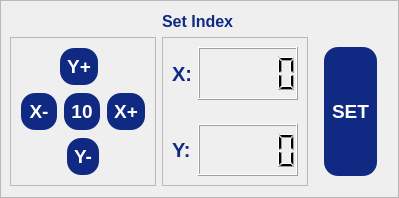
                     <widget class="QFrame" name="loffsetFrame">
                      <property name="frameShape">
                       <enum>QFrame::Shape::StyledPanel</enum>
                      </property>
                      <property name="frameShadow">
                       <enum>QFrame::Shadow::Raised</enum>
                      </property>
                      <layout class="QVBoxLayout" name="verticalLayout_42" stretch="0,0">
                       <property name="leftMargin">
                        <number>9</number>
                       </property>
                       <item alignment="Qt::AlignmentFlag::AlignHCenter">
                        <widget class="QLabel" name="label_16">
                         <property name="font">
                          <font>
                           <pointsize>12</pointsize>
                           <bold>true</bold>
                          </font>
                         </property>
                         <property name="styleSheet">
                          <string notr="true">QLabel {
    color: rgb(16, 42, 131);
}</string>
                         </property>
                         <property name="text">
                          <string>Set Index</string>
                         </property>
                        </widget>
                       </item>
                       <item>
                        <widget class="QWidget" name="widget_8" native="true">
                         <layout class="QHBoxLayout" name="horizontalLayout_37" stretch="2,2,1">
                          <property name="leftMargin">
                           <number>0</number>
                          </property>
                          <property name="topMargin">
                           <number>0</number>
                          </property>
                          <property name="rightMargin">
                           <number>0</number>
                          </property>
                          <property name="bottomMargin">
                           <number>0</number>
                          </property>
                          <item>
                           <widget class="QFrame" name="xyoffsetFrame">
                            <property name="styleSheet">
                             <string notr="true"/>
                            </property>
                            <property name="frameShape">
                             <enum>QFrame::Shape::StyledPanel</enum>
                            </property>
                            <property name="frameShadow">
                             <enum>QFrame::Shadow::Raised</enum>
                            </property>
                            <layout class="QVBoxLayout" name="verticalLayout_7">
                             <item>
                              <widget class="QWidget" name="widget_20" native="true">
                               <property name="sizePolicy">
                                <sizepolicy hsizetype="Preferred" vsizetype="Preferred">
                                 <horstretch>0</horstretch>
                                 <verstretch>0</verstretch>
                                </sizepolicy>
                               </property>
                               <layout class="QHBoxLayout" name="horizontalLayout_35">
                                <property name="spacing">
                                 <number>0</number>
                                </property>
                                <property name="leftMargin">
                                 <number>0</number>
                                </property>
                                <property name="topMargin">
                                 <number>0</number>
                                </property>
                                <property name="rightMargin">
                                 <number>0</number>
                                </property>
                                <property name="bottomMargin">
                                 <number>0</number>
                                </property>
                                <item>
                                 <spacer name="horizontalSpacer_6">
                                  <property name="orientation">
                                   <enum>Qt::Orientation::Horizontal</enum>
                                  </property>
                                  <property name="sizeHint" stdset="0">
                                   <size>
                                    <width>40</width>
                                    <height>20</height>
                                   </size>
                                  </property>
                                 </spacer>
                                </item>
                                <item>
                                 <widget class="QPushButton" name="offyplusPushButton">
                                  <property name="sizePolicy">
                                   <sizepolicy hsizetype="Expanding" vsizetype="Expanding">
                                    <horstretch>0</horstretch>
                                    <verstretch>0</verstretch>
                                   </sizepolicy>
                                  </property>
                                  <property name="minimumSize">
                                   <size>
                                    <width>0</width>
                                    <height>0</height>
                                   </size>
                                  </property>
                                  <property name="maximumSize">
                                   <size>
                                    <width>500</width>
                                    <height>150</height>
                                   </size>
                                  </property>
                                  <property name="font">
                                   <font>
                                    <pointsize>14</pointsize>
                                    <bold>true</bold>
                                   </font>
                                  </property>
                                  <property name="styleSheet">
                                   <string notr="true">QPushButton {
	color: rgb(255, 255, 255);	
	background-color: rgb(16, 42, 131);
	border-color: transparent;
	border-style: outset;
	border-radius: 15px;
	border-width: 2px;
	padding: 6px;
}

QPushButton:hover {
	color: rgb(16, 42, 131);
	background-color: rgb(167, 198, 229);
	border-color: rgb(16, 42, 131);
}

QPushButton:disabled {
	background-color: rgb(172, 172, 172);
}</string>
                                  </property>
                                  <property name="text">
                                   <string>Y+</string>
                                  </property>
                                 </widget>
                                </item>
                                <item>
                                 <spacer name="horizontalSpacer_7">
                                  <property name="orientation">
                                   <enum>Qt::Orientation::Horizontal</enum>
                                  </property>
                                  <property name="sizeHint" stdset="0">
                                   <size>
                                    <width>47</width>
                                    <height>20</height>
                                   </size>
                                  </property>
                                 </spacer>
                                </item>
                               </layout>
                              </widget>
                             </item>
                             <item>
                              <widget class="QWidget" name="widget_21" native="true">
                               <layout class="QHBoxLayout" name="horizontalLayout_40">
                                <property name="spacing">
                                 <number>5</number>
                                </property>
                                <property name="leftMargin">
                                 <number>0</number>
                                </property>
                                <property name="topMargin">
                                 <number>0</number>
                                </property>
                                <property name="rightMargin">
                                 <number>0</number>
                                </property>
                                <property name="bottomMargin">
                                 <number>0</number>
                                </property>
                                <item>
                                 <widget class="QPushButton" name="offxminusPushButton">
                                  <property name="sizePolicy">
                                   <sizepolicy hsizetype="Expanding" vsizetype="Expanding">
                                    <horstretch>0</horstretch>
                                    <verstretch>0</verstretch>
                                   </sizepolicy>
                                  </property>
                                  <property name="minimumSize">
                                   <size>
                                    <width>0</width>
                                    <height>0</height>
                                   </size>
                                  </property>
                                  <property name="maximumSize">
                                   <size>
                                    <width>500</width>
                                    <height>150</height>
                                   </size>
                                  </property>
                                  <property name="font">
                                   <font>
                                    <pointsize>14</pointsize>
                                    <bold>true</bold>
                                   </font>
                                  </property>
                                  <property name="styleSheet">
                                   <string notr="true">QPushButton {
	color: rgb(255, 255, 255);	
	background-color: rgb(16, 42, 131);
	border-color: transparent;
	border-style: outset;
	border-radius: 15px;
	border-width: 2px;
	padding: 6px;
}

QPushButton:hover {
	color: rgb(16, 42, 131);
	background-color: rgb(167, 198, 229);
	border-color: rgb(16, 42, 131);
}

QPushButton:disabled {
	background-color: rgb(172, 172, 172);
}</string>
                                  </property>
                                  <property name="text">
                                   <string>X-</string>
                                  </property>
                                 </widget>
                                </item>
                                <item>
                                 <widget class="QPushButton" name="travelPushButton">
                                  <property name="sizePolicy">
                                   <sizepolicy hsizetype="Expanding" vsizetype="Expanding">
                                    <horstretch>0</horstretch>
                                    <verstretch>0</verstretch>
                                   </sizepolicy>
                                  </property>
                                  <property name="maximumSize">
                                   <size>
                                    <width>500</width>
                                    <height>150</height>
                                   </size>
                                  </property>
                                  <property name="font">
                                   <font>
                                    <pointsize>14</pointsize>
                                    <bold>true</bold>
                                   </font>
                                  </property>
                                  <property name="styleSheet">
                                   <string notr="true">QPushButton {
	color: rgb(255, 255, 255);	
	background-color: rgb(16, 42, 131);
	border-color: transparent;
	border-style: outset;
	border-radius: 15px;
	border-width: 2px;
	padding: 6px;
}

QPushButton:hover {
	color: rgb(16, 42, 131);
	background-color: rgb(167, 198, 229);
	border-color: rgb(16, 42, 131);
}

QPushButton:disabled {
	background-color: rgb(172, 172, 172);
}</string>
                                  </property>
                                  <property name="text">
                                   <string>10</string>
                                  </property>
                                 </widget>
                                </item>
                                <item>
                                 <widget class="QPushButton" name="offxplusPushButton">
                                  <property name="sizePolicy">
                                   <sizepolicy hsizetype="Expanding" vsizetype="Expanding">
                                    <horstretch>0</horstretch>
                                    <verstretch>0</verstretch>
                                   </sizepolicy>
                                  </property>
                                  <property name="minimumSize">
                                   <size>
                                    <width>0</width>
                                    <height>0</height>
                                   </size>
                                  </property>
                                  <property name="maximumSize">
                                   <size>
                                    <width>500</width>
                                    <height>150</height>
                                   </size>
                                  </property>
                                  <property name="font">
                                   <font>
                                    <pointsize>14</pointsize>
                                    <bold>true</bold>
                                   </font>
                                  </property>
                                  <property name="styleSheet">
                                   <string notr="true">QPushButton {
	color: rgb(255, 255, 255);	
	background-color: rgb(16, 42, 131);
	border-color: transparent;
	border-style: outset;
	border-radius: 15px;
	border-width: 2px;
	padding: 6px;
}

QPushButton:hover {
	color: rgb(16, 42, 131);
	background-color: rgb(167, 198, 229);
	border-color: rgb(16, 42, 131);
}

QPushButton:disabled {
	background-color: rgb(172, 172, 172);
}</string>
                                  </property>
                                  <property name="text">
                                   <string>X+</string>
                                  </property>
                                 </widget>
                                </item>
                               </layout>
                              </widget>
                             </item>
                             <item>
                              <widget class="QWidget" name="widget_22" native="true">
                               <property name="minimumSize">
                                <size>
                                 <width>0</width>
                                 <height>0</height>
                                </size>
                               </property>
                               <layout class="QHBoxLayout" name="horizontalLayout_39">
                                <property name="spacing">
                                 <number>0</number>
                                </property>
                                <property name="leftMargin">
                                 <number>0</number>
                                </property>
                                <property name="topMargin">
                                 <number>0</number>
                                </property>
                                <property name="rightMargin">
                                 <number>0</number>
                                </property>
                                <property name="bottomMargin">
                                 <number>0</number>
                                </property>
                                <item>
                                 <spacer name="horizontalSpacer_8">
                                  <property name="orientation">
                                   <enum>Qt::Orientation::Horizontal</enum>
                                  </property>
                                  <property name="sizeHint" stdset="0">
                                   <size>
                                    <width>47</width>
                                    <height>20</height>
                                   </size>
                                  </property>
                                 </spacer>
                                </item>
                                <item>
                                 <widget class="QPushButton" name="offyminusPushButton">
                                  <property name="sizePolicy">
                                   <sizepolicy hsizetype="Expanding" vsizetype="Expanding">
                                    <horstretch>0</horstretch>
                                    <verstretch>0</verstretch>
                                   </sizepolicy>
                                  </property>
                                  <property name="minimumSize">
                                   <size>
                                    <width>0</width>
                                    <height>0</height>
                                   </size>
                                  </property>
                                  <property name="maximumSize">
                                   <size>
                                    <width>500</width>
                                    <height>150</height>
                                   </size>
                                  </property>
                                  <property name="font">
                                   <font>
                                    <pointsize>14</pointsize>
                                    <bold>true</bold>
                                   </font>
                                  </property>
                                  <property name="styleSheet">
                                   <string notr="true">QPushButton {
	color: rgb(255, 255, 255);	
	background-color: rgb(16, 42, 131);
	border-color: transparent;
	border-style: outset;
	border-radius: 15px;
	border-width: 2px;
	padding: 6px;
}

QPushButton:hover {
	color: rgb(16, 42, 131);
	background-color: rgb(167, 198, 229);
	border-color: rgb(16, 42, 131);
}

QPushButton:disabled {
	background-color: rgb(172, 172, 172);
}</string>
                                  </property>
                                  <property name="text">
                                   <string>Y-</string>
                                  </property>
                                 </widget>
                                </item>
                                <item>
                                 <spacer name="horizontalSpacer_9">
                                  <property name="orientation">
                                   <enum>Qt::Orientation::Horizontal</enum>
                                  </property>
                                  <property name="sizeHint" stdset="0">
                                   <size>
                                    <width>47</width>
                                    <height>20</height>
                                   </size>
                                  </property>
                                 </spacer>
                                </item>
                               </layout>
                              </widget>
                             </item>
                            </layout>
                           </widget>
                          </item>
                          <item>
                           <widget class="QFrame" name="xyposFrame">
                            <property name="styleSheet">
                             <string notr="true"/>
                            </property>
                            <property name="frameShape">
                             <enum>QFrame::Shape::StyledPanel</enum>
                            </property>
                            <property name="frameShadow">
                             <enum>QFrame::Shadow::Raised</enum>
                            </property>
                            <layout class="QVBoxLayout" name="verticalLayout_48">
                             <property name="leftMargin">
                              <number>0</number>
                             </property>
                             <property name="topMargin">
                              <number>0</number>
                             </property>
                             <property name="rightMargin">
                              <number>0</number>
                             </property>
                             <property name="bottomMargin">
                              <number>0</number>
                             </property>
                             <item>
                              <widget class="QWidget" name="widget_23" native="true">
                               <layout class="QHBoxLayout" name="horizontalLayout_55" stretch="1,3">
                                <property name="spacing">
                                 <number>6</number>
                                </property>
                                <property name="leftMargin">
                                 <number>9</number>
                                </property>
                                <property name="rightMargin">
                                 <number>9</number>
                                </property>
                                <item>
                                 <widget class="QLabel" name="label_18">
                                  <property name="maximumSize">
                                   <size>
                                    <width>25</width>
                                    <height>16777215</height>
                                   </size>
                                  </property>
                                  <property name="styleSheet">
                                   <string notr="true">QLabel {
    color: rgb(16, 42, 131);
    font-weight: bold;
    font-size: 20px;
    border: none;
}</string>
                                  </property>
                                  <property name="text">
                                   <string>X:</string>
                                  </property>
                                 </widget>
                                </item>
                                <item>
                                 <widget class="QLCDNumber" name="xoffsetLCDNumber">
                                  <property name="sizePolicy">
                                   <sizepolicy hsizetype="Expanding" vsizetype="Expanding">
                                    <horstretch>0</horstretch>
                                    <verstretch>0</verstretch>
                                   </sizepolicy>
                                  </property>
                                  <property name="minimumSize">
                                   <size>
                                    <width>100</width>
                                    <height>0</height>
                                   </size>
                                  </property>
                                 </widget>
                                </item>
                               </layout>
                              </widget>
                             </item>
                             <item>
                              <widget class="QWidget" name="widget_31" native="true">
                               <layout class="QHBoxLayout" name="horizontalLayout_56" stretch="1,3">
                                <item>
                                 <widget class="QLabel" name="label_19">
                                  <property name="maximumSize">
                                   <size>
                                    <width>25</width>
                                    <height>16777215</height>
                                   </size>
                                  </property>
                                  <property name="styleSheet">
                                   <string notr="true">QLabel {
    color: rgb(16, 42, 131);
    font-weight: bold;
    font-size: 20px;
    border: none;
}</string>
                                  </property>
                                  <property name="text">
                                   <string>Y:</string>
                                  </property>
                                 </widget>
                                </item>
                                <item>
                                 <widget class="QLCDNumber" name="yoffsetLCDNumber">
                                  <property name="sizePolicy">
                                   <sizepolicy hsizetype="Expanding" vsizetype="Expanding">
                                    <horstretch>0</horstretch>
                                    <verstretch>0</verstretch>
                                   </sizepolicy>
                                  </property>
                                  <property name="minimumSize">
                                   <size>
                                    <width>100</width>
                                    <height>0</height>
                                   </size>
                                  </property>
                                 </widget>
                                </item>
                               </layout>
                              </widget>
                             </item>
                            </layout>
                           </widget>
                          </item>
                          <item>
                           <widget class="QFrame" name="offbtnFrame">
                            <property name="styleSheet">
                             <string notr="true"/>
                            </property>
                            <property name="frameShape">
                             <enum>QFrame::Shape::NoFrame</enum>
                            </property>
                            <property name="frameShadow">
                             <enum>QFrame::Shadow::Plain</enum>
                            </property>
                            <layout class="QVBoxLayout" name="verticalLayout_49">
                             <property name="spacing">
                              <number>9</number>
                             </property>
                             <property name="leftMargin">
                              <number>9</number>
                             </property>
                             <property name="topMargin">
                              <number>9</number>
                             </property>
                             <property name="rightMargin">
                              <number>9</number>
                             </property>
                             <property name="bottomMargin">
                              <number>9</number>
                             </property>
                             <item>
                              <widget class="QPushButton" name="offsetPushButton">
                               <property name="enabled">
                                <bool>true</bool>
                               </property>
                               <property name="sizePolicy">
                                <sizepolicy hsizetype="Expanding" vsizetype="Expanding">
                                 <horstretch>0</horstretch>
                                 <verstretch>0</verstretch>
                                </sizepolicy>
                               </property>
                               <property name="minimumSize">
                                <size>
                                 <width>0</width>
                                 <height>0</height>
                                </size>
                               </property>
                               <property name="maximumSize">
                                <size>
                                 <width>500</width>
                                 <height>150</height>
                                </size>
                               </property>
                               <property name="font">
                                <font>
                                 <pointsize>14</pointsize>
                                 <bold>true</bold>
                                </font>
                               </property>
                               <property name="styleSheet">
                                <string notr="true">QPushButton {
	color: rgb(255, 255, 255);	
	background-color: rgb(16, 42, 131);
	border-color: transparent;
	border-style: outset;
	border-radius: 15px;
	border-width: 2px;
	padding: 6px;
}

QPushButton:hover {
	color: rgb(16, 42, 131);
	background-color: rgb(167, 198, 229);
	border-color: rgb(16, 42, 131);
}

QPushButton:disabled {
	background-color: rgb(172, 172, 172);
}</string>
                               </property>
                               <property name="text">
                                <string>SET</string>
                               </property>
                              </widget>
                             </item>
                            </layout>
                           </widget>
                          </item>
                         </layout>
                        </widget>
                       </item>
                      </layout>
                     </widget>
